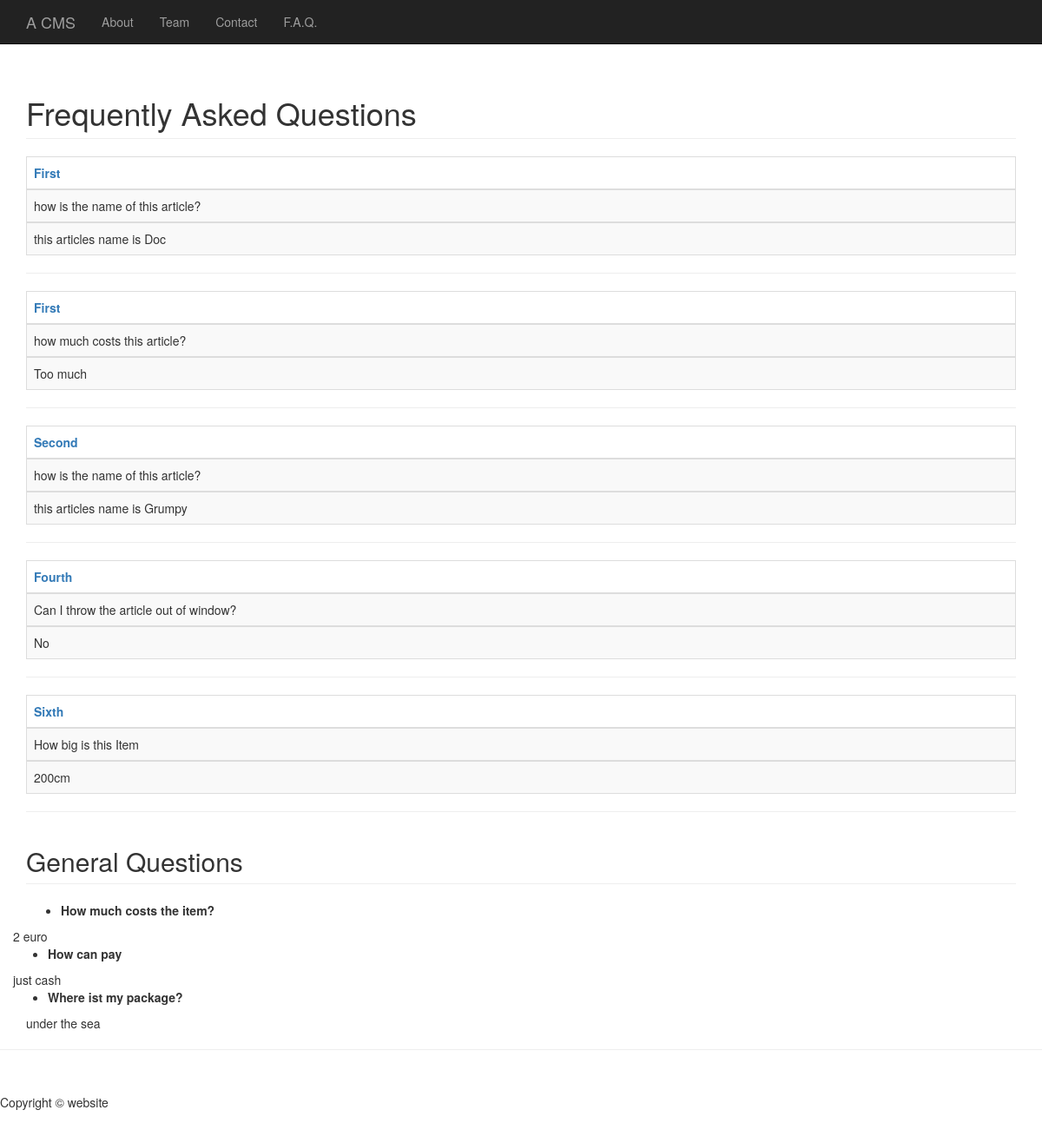
The app's page /faq.php with its own data.
### tables this page shows
CREATE TABLE `items` (
  `item_id` int(11) NOT NULL,
  `item_title` varchar(255) NOT NULL,
  `item_image` varchar(255) DEFAULT NULL,
  `item_description` varchar(255) DEFAULT NULL,
  `item_id_faq` int(11) NOT NULL
);

CREATE TABLE `faq` (
  `faq_id` int(11) NOT NULL,
  `faq_id_item` int(11) NOT NULL,
  `faq_content` text NOT NULL,
  `faq_answer` text NOT NULL
);

### faq.php (the view, shortened to what this page needs)
<?php include 'includes/header.php'; ?>
<?php include 'includes/navigation-bar.php'; ?>
<div class="container">
    <div class="row">
        <div class="shop-wall">
            <div id="" class="col-md-12">
            <h1 class="page-header">
                Frequently Asked Questions
            </h1>
            <?php
            $query = "SELECT * FROM items ";
            $items = mysqli_query($connection, $query);
            while ($row = mysqli_fetch_assoc($items)) {
                $item_id = $row['item_id'];
                $item_title = $row['item_title'];
                $faq_query = "SELECT * FROM faq WHERE faq_id_item = {$item_id}";
                $faqs = mysqli_query($connection, $faq_query);
                while ($row = mysqli_fetch_assoc($faqs)) {
                    $faq_content = $row['faq_content'];
                    $faq_answer = $row['faq_answer'];
                    ?>
                <table class="table table-striped table-bordered table-hover">
                    <thead>
                        <tr>
                            <th><a href="single-item.php?i_id=<?php echo $item_id; ?>"><?php echo $item_title; ?></a></th>
                        </tr>
                    </thead>
                    <tbody>
                        <tr>
                            <td>
                            <?php echo $faq_content; ?>
                            </td>
                        </tr>
                    </tbody>
                    <tfooter>
                        <tr>
                            <td>
                            <?php echo $faq_answer; ?>
                            </td>
                        </tr>
                    </tfooter>
                </table>
            <hr>
            <?php }
                } ?>
            <h2 class="page-header">
                General Questions
            </h2>
                <?php
                $query = "SELECT * FROM faq WHERE faq_id_item = ''";
                $faq = mysqli_query($connection, $query);
                while ($row = mysqli_fetch_assoc($faq)) {
                    $faq_content = $row['faq_content'];
                    $faq_answer = $row['faq_answer'];
                    ?>
            <ul>
                <li>
                    <div></div><strong><?php echo $faq_content; ?></strong></div>
                    <div><?php echo $faq_answer; ?></div>
            <?php } ?>
            </div>
    <hr>
    <?php include 'includes/footer.php'; ?>

### css/style.css (style rules this page uses)
* { box-sizing: border-box; }
body { padding-top: 70px; }

### records on screen
items: item_title "First"
faq: faq_content "how is the name of this article?", faq_answer "this articles name is Doc"
faq: faq_content "how much costs this article?", faq_answer "Too much"
items: item_title "Second"
faq: faq_content "how is the name of this article?", faq_answer "this articles name is Grumpy"
items: item_title "Fourth"
faq: faq_content "Can I throw the article out of window?", faq_answer "No"
items: item_title "Sixth"
faq: faq_content "How big is this Item", faq_answer "200cm"
faq: faq_content "How much costs the item?", faq_answer "2 euro"
faq: faq_content "How can pay", faq_answer "just cash"
faq: faq_content "Where ist my package?", faq_answer "under the sea"
